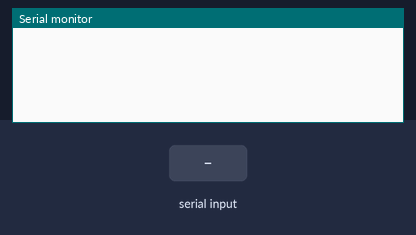
A sketch run on a simulated Arduino Uno, built with avr-gcc and run on an emulated ATmega328P. On the bench: the last lines printed to the serial monitor. Inputs (shaded band) come from the test bench.

Above: at 1.2 s.
1.3 s: "123\n" received over Serial
At 2.5 s:
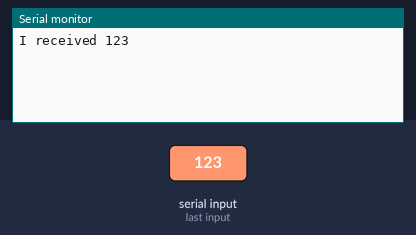
2.8 s: "1\n" received over Serial
At 3.6 s:
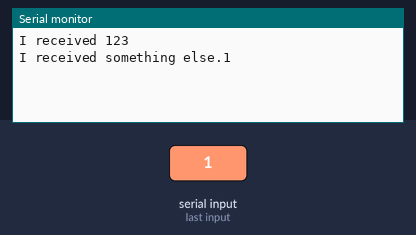

The sketch:

SerialComTest.ino
```cpp
void setup() {
  Serial.begin(115200);
  while (!Serial);
}

void loop() {

  String receivedString = "";


  if (Serial.available() > 0) {
    receivedString = Serial.readStringUntil('\n');
    receivedString.trim();
    if (receivedString == "123") {
      Serial.println("I received 123");

    }
    else if (receivedString == "456") {
      Serial.println("I received 456");
    }
    else {
      Serial.println("I received something else." + receivedString);
    }
    Serial.flush();
  }
}
```

Measured:
- after the input at 1.3 s, the serial monitor: prints a new line at once (image 1)
- after the input at 2.8 s, the serial monitor: prints a new line at once (image 2)
